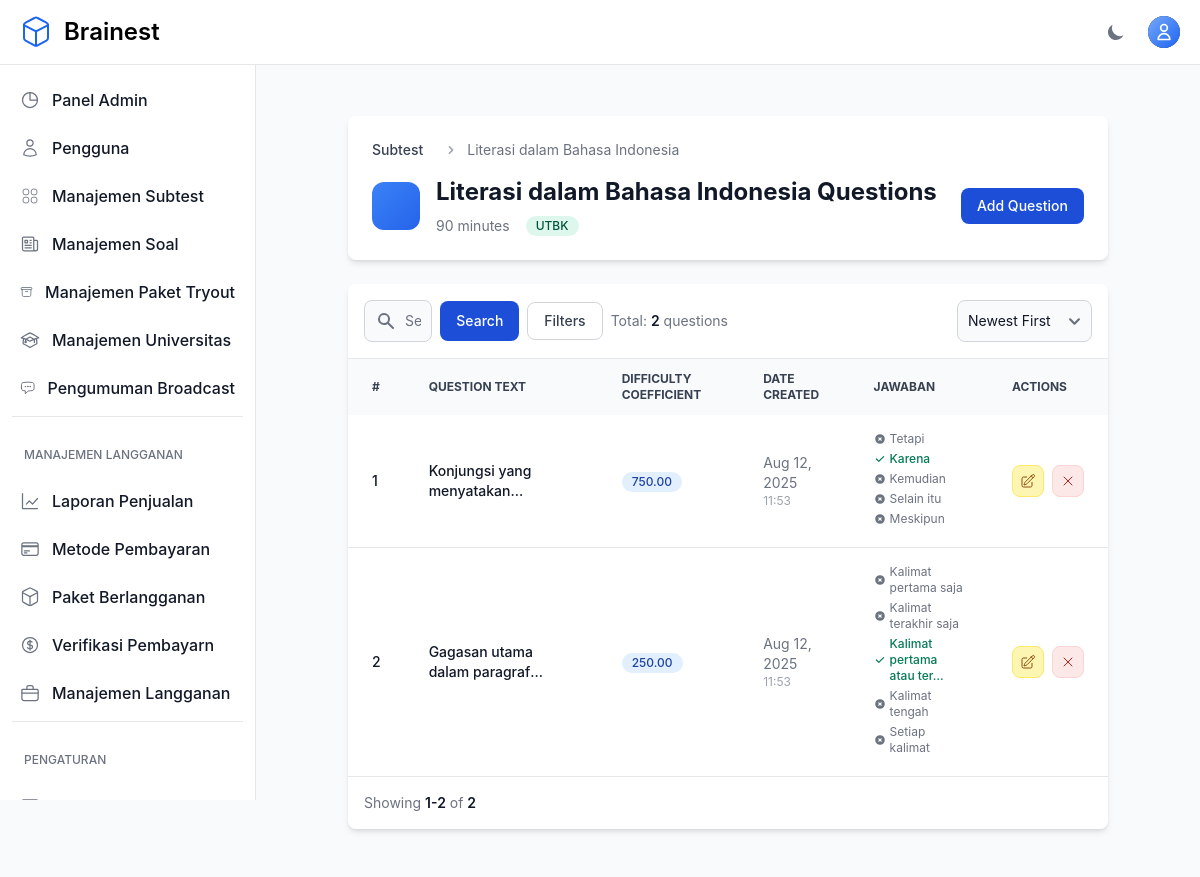
Page /teacher/categories/35/questions/ (signed in) on the earlier database version.
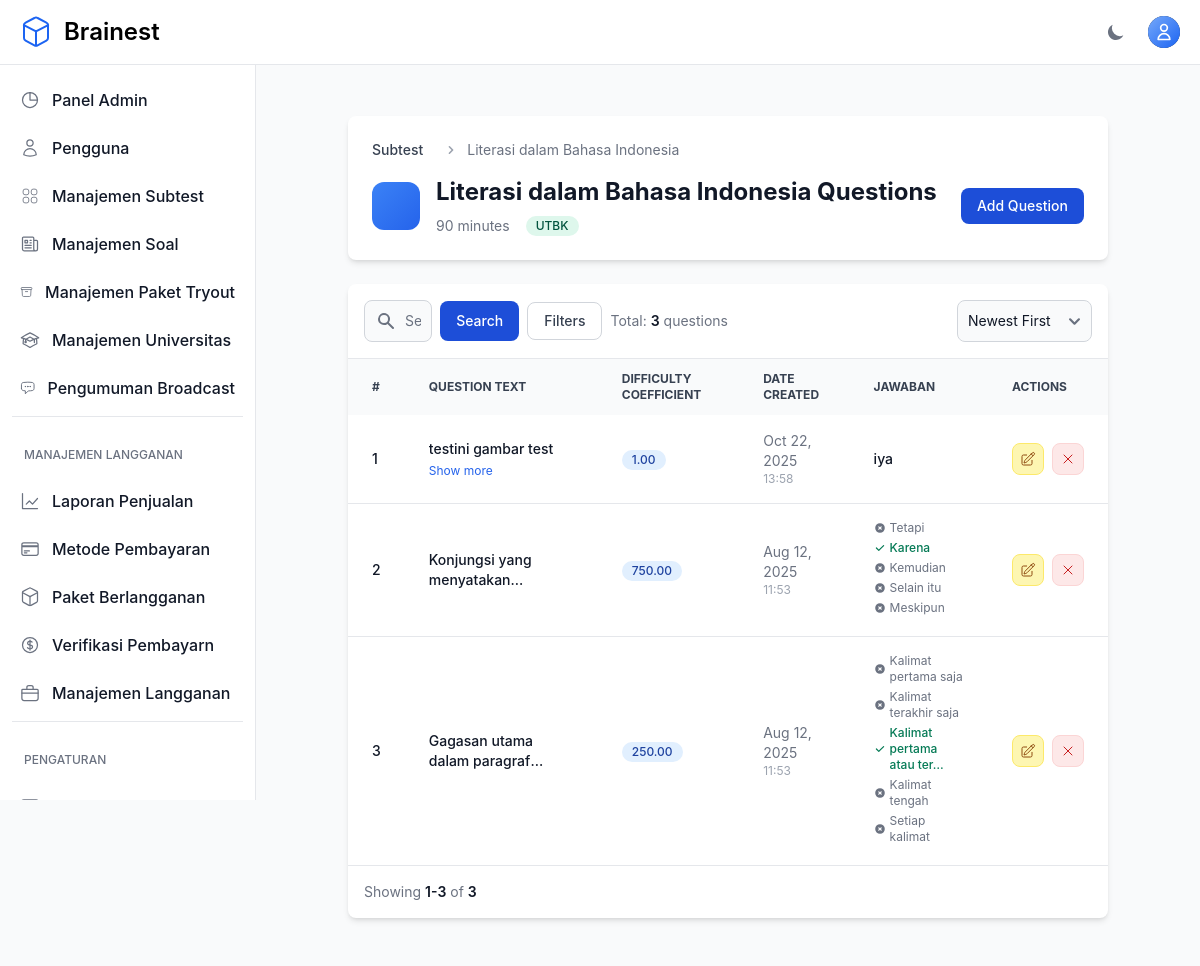
Same page on the later database version.
### otosapp/models.py (models this page shows, shortened)
class Category(models.Model):
    SCORING_METHODS = [
        ('default', 'Default'),
        ('custom', 'Custom'),
        ('utbk', 'UTBK'),
    ]
    category_name = models.CharField(max_length=200)
    time_limit = models.IntegerField(default=60, help_text="Time limit in minutes (default: 60 minutes)")
    scoring_method = models.CharField(max_length=10, choices=SCORING_METHODS, default='default')
    passing_score = models.FloatField(default=75.0, help_text="Minimum score required to pass (0-100)")
    release_date = models.DateTimeField(default=timezone.now, help_text="Tanggal rilis subtest ini")
    created_by = models.ForeignKey(
        User,
        on_delete=models.SET_NULL,
        null=True,
        blank=True,
        related_name='categories_created',
        help_text='Teacher who created this category'
    )
    teachers = models.ManyToManyField(
        User,
        related_name='teaching_categories',
        blank=True,
        help_text='Additional teachers assigned to this category'
    )

class Question(models.Model):
    QUESTION_TYPES = [
        ('multiple_choice', 'Pilihan Ganda'),
        ('essay', 'Isian/Essay'),
    ]
    question_text = models.TextField('Text')
    pub_date = models.DateTimeField('date published')
    category = models.ForeignKey(Category, on_delete=models.CASCADE)
    custom_weight = models.FloatField(default=0, help_text="Custom weight for scoring (0-100)")
    difficulty_coefficient = models.FloatField(default=1.0, help_text="UTBK difficulty coefficient (auto-calculated)")
    question_type = models.CharField(max_length=20, choices=QUESTION_TYPES, default='multiple_choice', help_text="Tipe soal: pilihan ganda atau isian")
    correct_answer_text = models.TextField(blank=True, null=True, help_text="Jawaban benar untuk soal isian (pisahkan dengan koma jika ada beberapa jawaban yang benar)")
    explanation = models.TextField(blank=True, null=True, help_text="Pembahasan atau penjelasan mengapa jawabannya demikian (opsional)")

class Choice(models.Model):
    question = models.ForeignKey(Question, on_delete=models.CASCADE, related_name='choices')
    choice_text = models.TextField('Text')
    choice_image = models.ImageField(
        upload_to='choice_images/',
        blank=True,
        null=True,
        storage=get_storage,
        max_length=500,
        help_text="DEPRECATED: Use WYSIWYG editor in choice_text instead. Kept for existing data compatibility."
    )
    is_correct = models.BooleanField(default=False)

### otosapp/views.py (the view)
# urls.py: path('teacher/categories/<int:category_id>/questions/', views.teacher_question_list, name='teacher_question_list'),
@login_required
@admin_or_teacher_required
def teacher_question_list(request, category_id):
    category = get_object_or_404(Category, id=category_id)
    if not (request.user.is_admin() or category.created_by == request.user or category.teachers.filter(pk=request.user.pk).exists()):
        raise PermissionDenied
    questions = Question.objects.filter(category=category).order_by('-pub_date')
    paginator = Paginator(questions, 10)
    page = request.GET.get('page')
    try:
        questions_page = paginator.page(page)
    except PageNotAnInteger:
        questions_page = paginator.page(1)
    except EmptyPage:
        questions_page = paginator.page(paginator.num_pages)
    return render(request, 'teacher/question_list.html', {'questions': questions_page, 'category': category})

### otosapp/templates/teacher/question_list.html (shortened to what this page needs)
{% extends 'base.html' %}
{% load custom_filters %}
{% block content %}
<section class="bg-gray-50 dark:bg-gray-900 p-3 sm:p-5 antialiased">
  <div class="mx-auto max-w-screen-xl px-4 lg:px-12">
    <div class="bg-white dark:bg-gray-800 relative shadow-md sm:rounded-lg overflow-hidden mb-6">
      <div class="p-6">
        <nav class="flex mb-4" aria-label="Breadcrumb">
          <ol class="inline-flex items-center space-x-1 md:space-x-3">
            <li class="inline-flex items-center">
              <a href="{% url 'teacher_category_list' %}" class="inline-flex items-center text-sm font-medium text-gray-700 hover:text-primary-600 dark:text-gray-400 dark:hover:text-white">Subtest</a>
            </li>
            <li>
              <div class="flex items-center">
                <svg class="w-4 h-4 text-gray-400 mx-2" fill="currentColor" viewBox="0 0 20 20">
                  <path fill-rule="evenodd" d="M7.293 14.707a1 1 0 010-1.414L10.586 10 7.293 6.707a1 1 0 011.414-1.414l4 4a1 1 0 010 1.414l-4 4a1 1 0 01-1.414 0z" clip-rule="evenodd"></path>
                </svg>
                <span class="text-sm text-gray-500">{{ category.category_name }}</span>
              </div>
            </li>
          </ol>
        </nav>
        <div class="flex flex-col lg:flex-row items-start lg:items-center justify-between space-y-4 lg:space-y-0">
          <div class="flex items-center space-x-4">
            <div class="flex items-center justify-center w-12 h-12 bg-gradient-to-br from-primary-500 to-primary-600 rounded-xl">
              <svg class="w-6 h-6 text-white" fill="currentColor" viewBox="0 0 20 20"></svg>
            </div>
            <div>
              <h1 class="text-2xl font-bold text-gray-900 dark:text-white">{{ category.category_name }} Questions</h1>
              <div class="flex items-center space-x-4 mt-2">
                <span class="text-sm text-gray-500 dark:text-gray-400">{{ category.time_limit }} minutes</span>
                <span class="inline-flex items-center px-2.5 py-0.5 rounded-full text-xs font-medium {% if category.scoring_method == 'utbk' %}bg-green-100 text-green-800 dark:bg-green-900 dark:text-green-300{% elif category.scoring_method == 'custom' %}bg-purple-100 text-purple-800 dark:bg-purple-900 dark:text-purple-300{% else %}bg-blue-100 text-blue-800 dark:bg-blue-900 dark:text-blue-300{% endif %}">
                  {{ category.get_scoring_method_display }}
                </span>
              </div>
            </div>
          </div>
          <div class="flex flex-col sm:flex-row gap-3">
            <a href="{% url 'teacher_question_create' category.id %}" class="flex items-center justify-center text-white bg-primary-700 hover:bg-primary-800 focus:ring-4 focus:ring-primary-300 font-medium rounded-lg text-sm px-4 py-2 dark:bg-primary-600 dark:hover:bg-primary-700 focus:outline-none dark:focus:ring-primary-800">Add Question</a>
          </div>
        </div>
      </div>
    </div>
    <div class="bg-white dark:bg-gray-800 relative shadow-md sm:rounded-lg overflow-hidden">
      <div class="flex flex-col md:flex-row items-center justify-between space-y-3 md:space-y-0 md:space-x-4 p-4 border-b border-gray-200 dark:border-gray-700">
        <div class="w-full md:w-1/2">
          <form method="GET" class="flex items-center space-x-2">
            <div class="relative flex-1">
              <div class="absolute inset-y-0 left-0 flex items-center pl-3 pointer-events-none">
              </div>
              <input type="text" name="search" value="{{ request.GET.search }}" class="bg-gray-50 border border-gray-300 text-gray-900 text-sm rounded-lg focus:ring-primary-500 focus:border-primary-500 block w-full pl-10 p-2.5 dark:bg-gray-700 dark:border-gray-600 dark:placeholder-gray-400 dark:text-white" placeholder="Search questions and choices...">
            </div>
            <button type="submit" class="flex items-center justify-center px-4 py-2.5 text-sm font-medium text-white bg-primary-700 hover:bg-primary-800 focus:ring-4 focus:ring-primary-300 rounded-lg dark:bg-primary-600 dark:hover:bg-primary-700">Search</button>
            <button type="button" onclick="toggleFilters()" class="flex items-center justify-center px-4 py-2 text-sm font-medium text-gray-700 bg-white border border-gray-300 rounded-lg hover:bg-gray-50">Filters</button>
            <div class="ml-auto text-sm text-gray-500">Total: <span class="font-semibold text-gray-900 dark:text-white">{{ questions.paginator.count }}</span> questions</div>
          </form>
        </div>
        <div class="flex items-center space-x-2">
          <form method="GET" class="inline">
            <select name="sort" onchange="this.form.submit()" class="bg-gray-50 border border-gray-300 text-gray-900 text-sm rounded-lg p-2.5 dark:bg-gray-700 dark:border-gray-600 dark:text-white">
              <option value="-pub_date" {% if request.GET.sort == '-pub_date' or not request.GET.sort %}selected{% endif %}>Newest First</option>
            </select>
          </form>
        </div>
      </div>
      <div class="overflow-x-auto">
        <table class="w-full text-sm text-left text-gray-500 dark:text-gray-400">
          <thead class="text-xs text-gray-700 uppercase bg-gray-50 dark:bg-gray-700 dark:text-gray-400">
            <tr>
              <th scope="col" class="px-6 py-3">#</th>
              <th scope="col" class="px-6 py-3">Question Text</th>
              <th scope="col" class="px-6 py-3">Difficulty Coefficient</th>
              <th scope="col" class="px-6 py-3">Date Created</th>
              <th scope="col" class="px-6 py-3 choices-mobile-hidden">Jawaban</th>
              <th scope="col" class="px-6 py-3">Actions</th>
            </tr>
          </thead>
          <tbody>
            {% for question in questions %}
            <tr class="border-b dark:border-gray-700 hover:bg-gray-50 dark:hover:bg-gray-700 transition-colors">
              <td class="px-6 py-4 text-sm font-medium text-gray-900 dark:text-white">{{ forloop.counter }}</td>
              <td class="px-6 py-4">
                <div class="max-w-md">
                  <div class="text-sm font-medium text-gray-900 dark:text-white line-clamp-2">
                    {{ question.question_text|smart_question_text|striptags|truncatechars:100 }}
                  </div>
                  {% if question.question_text|length > 100 %}
                  <button onclick="toggleFullText({{ forloop.counter }})" class="text-xs text-primary-600 hover:text-primary-700 dark:text-primary-400 mt-1">
                    Show more
                  </button>
                  {% endif %}
                </div>
              </td>
              <td class="px-6 py-4">
                <span class="inline-flex items-center px-2.5 py-0.5 rounded-full text-xs font-medium bg-blue-100 text-blue-800 dark:bg-blue-900 dark:text-blue-300">
                  {{ question.difficulty_coefficient|default:question.custom_weight|floatformat:2|default:'-' }}
                </span>
              </td>
              <td class="px-6 py-4 text-sm text-gray-500 dark:text-gray-400">
                {% if question.pub_date %}
                  {{ question.pub_date|date:'M d, Y' }}
                  <div class="text-xs text-gray-400 dark:text-gray-500">{{ question.pub_date|time:'H:i' }}</div>
                {% endif %}
              </td>
              <td class="px-6 py-4 choices-mobile-hidden">
                <div class="max-w-xs choices-container">
                  {% if question.question_type == 'essay' %}
                    <div class="flex items-start">
                      <div class="flex-1">
                        <div class="text-sm text-gray-900 dark:text-white font-medium">
                          {{ question.correct_answer_text|truncatechars:50 }}
                        </div>
                      </div>
                    </div>
                  {% else %}
                    {% for choice in question.choices.all %}
                    <div class="flex items-center space-x-1 text-xs mb-1">
                      {% if choice.is_correct %}
                        <div class="flex items-center text-green-600">
                          <svg class="w-3 h-3 mr-1 flex-shrink-0" fill="currentColor" viewBox="0 0 20 20">
                            <path fill-rule="evenodd" d="M16.707 5.293a1 1 0 010 1.414l-8 8a1 1 0 01-1.414 0l-4-4a1 1 0 011.414-1.414L8 12.586l7.293-7.293a1 1 0 011.414 0z" clip-rule="evenodd"></path>
                          </svg>
                          <span class="font-medium">{{ choice.choice_text|smart_question_text|striptags|truncatechars:25 }}</span>
                        </div>
                      {% else %}
                        <div class="flex items-center text-gray-500 dark:text-gray-400">
                          <span>{{ choice.choice_text|smart_question_text|striptags|truncatechars:25 }}</span>
                        </div>
                      {% endif %}
                    </div>
                    {% endfor %}
                  {% endif %}
                </div>
              </td>
              <td class="px-6 py-4">
                <div class="flex items-center space-x-2">
                  <a href="{% url 'teacher_question_update' question.id %}" class="flex items-center justify-center w-8 h-8 text-sm font-medium text-yellow-700 bg-yellow-100 border border-yellow-200 rounded-lg hover:bg-yellow-200 dark:bg-yellow-900 dark:text-yellow-300 dark:border-yellow-700 dark:hover:bg-yellow-800" title="Edit">
                  </a>
                  <button type="button" data-delete-id="{{ question.id }}" data-modal-target="deleteModal" data-modal-toggle="deleteModal" class="delete-btn flex items-center justify-center w-8 h-8 text-sm font-medium text-red-700 bg-red-100 border border-red-200 rounded-lg hover:bg-red-200 dark:bg-red-900 dark:text-red-300 dark:border-red-700 dark:hover:bg-red-800" title="Delete">
                    <svg xmlns="http://www.w3.org/2000/svg" fill="none" viewBox="0 0 24 24" stroke-width="1.5" stroke="currentColor" class="w-4 h-4">
                      <path stroke-linecap="round" stroke-linejoin="round" d="M6 18 18 6M6 6l12 12" />
                    </svg>
                  </button>
                </div>
              </td>
            </tr>
            {% endfor %}
          </tbody>
        </table>
      </div>
      <nav class="flex flex-col md:flex-row justify-between items-start md:items-center space-y-3 md:space-y-0 p-4">
        <span class="text-sm font-normal text-gray-500 dark:text-gray-400">Showing <span class="font-semibold text-gray-900 dark:text-white">{{ questions.start_index }}-{{ questions.end_index }}</span> of <span class="font-semibold text-gray-900 dark:text-white">{{ questions.paginator.count }}</span></span>
      </nav>
    </div>
  </div>
</section>
{% endblock %}

Differences in the rows shown:
added Question: question_text|smart_question_text "testini gambar test", difficulty_coefficient "1.00", pub_date "Oct 22, 2025", pub_date "13:58", correct_answer_text "iya"
Other differences:
{{ questions.paginator.count }}: "2" → "3"
{{ questions.end_index }}: "2" → "3"
